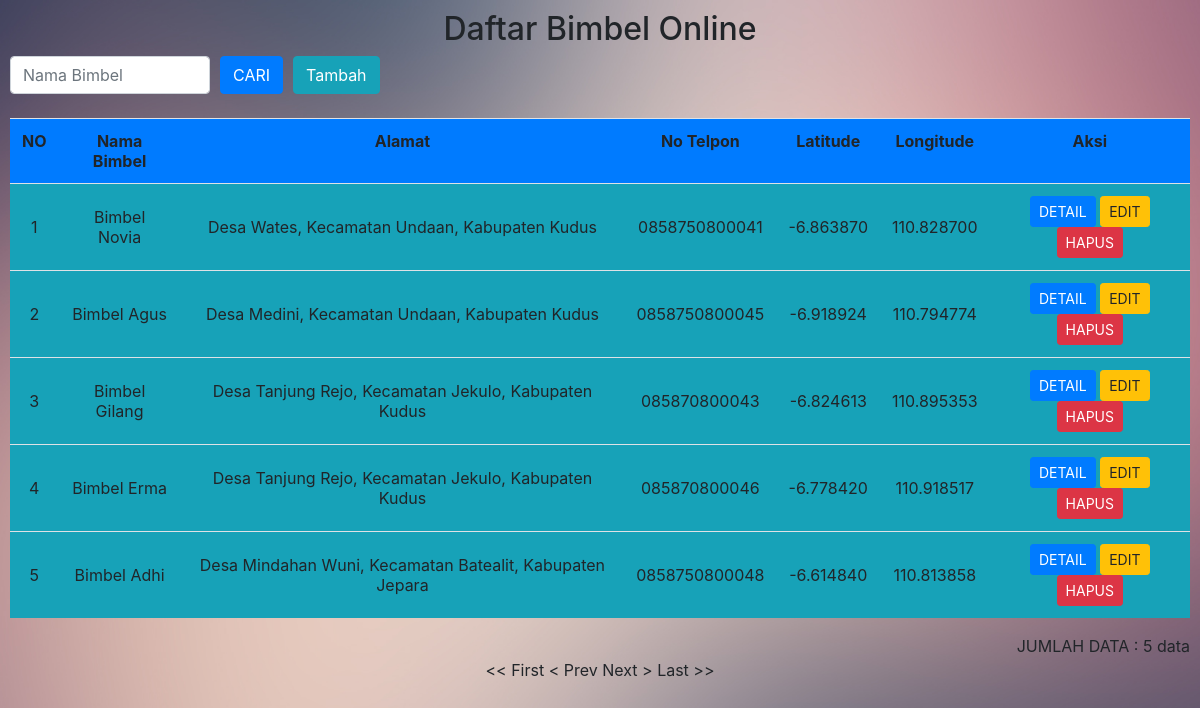
Page /panel/tampilbimbel.php (signed in) on the committed database.
### tables this page shows
CREATE TABLE `bimbel` (
  `id_bimbel` int(11) NOT NULL,
  `nama_bimbel` varchar(150) NOT NULL,
  `alamat` text NOT NULL,
  `telpon` varchar(20) NOT NULL,
  `latitude` varchar(50) NOT NULL,
  `longitude` varchar(50) NOT NULL,
  `website` varchar(50) NOT NULL
);

### panel/tampilbimbel.php (the view, shortened to what this page needs)
<link href="//maxcdn.bootstrapcdn.com/bootstrap/4.1.1/css/bootstrap.min.css" rel="stylesheet" id="bootstrap-css">
<link rel="stylesheet" href="css/style.css">
<?php
include '../koneksi.php';
?>
<html>
  <head>
  <link href="//maxcdn.bootstrapcdn.com/bootstrap/4.1.1/css/bootstrap.min.css" rel="stylesheet" id="bootstrap-css">
  </head>
<body id="LoginForm">
<CENTER>
  <h2>Daftar Bimbel Online</h2>
</CENTER>
<form method="get" action="">
<div class="form-inline">
	<input type="text" name="kuncicari" class="form-control" style="width: 200px;" placeholder="Nama Bimbel" />
	<input type="submit" value="CARI" style="margin-left: 10px;" class="btn btn-primary" />
	<a href="tambahbimbel.php" style="margin-left: 10px;" class="btn btn-info">Tambah</a>
</div>
<br>
<table class="table table-hover table-striped">
	<tr class="bg-primary">
		<th class="text-center">NO</th>
		<th class="text-center">Nama Bimbel</th>
		<th class="text-center">Alamat</th>
		<th class="text-center">No Telpon</th>
		<th class="text-center">Latitude</th>
		<th class="text-center">Longitude</th>
		<th class="text-center">Aksi</th>
	</tr>
	<?php
			$batas = 10;
			@$hal = @$_GET[hal];
			if (empty(@$hal)) {
				$posisi = 0;
				$hal = 1;
			}else{
				$posisi = ($hal-1) * $batas;
			}
		?>
		<?php
		if(@$_GET[kuncicari]){
			$tampil = mysqli_query($koneksi, "SELECT * FROM bimbel WHERE nama_bimbel like '%$_GET[kuncicari]%'");
			$sql = mysqli_query($koneksi,"SELECT * FROM bimbel WHERE nama_bimbel like '%$_GET[kuncicari]%'  order by id_bimbel desc");
					$jmldat = mysqli_num_rows($sql);
					$no = $posisi + 1;
			}else{
			$tampil = mysqli_query($koneksi, "SELECT * FROM bimbel LIMIT $posisi,$batas");
			$sql = mysqli_query($koneksi,"SELECT * FROM bimbel WHERE nama_bimbel like '%$_GET[kuncicari]%' order by id_bimbel desc");
					$jmldat = mysqli_num_rows($sql);
					$no = $posisi + 1;
			}
		while ($d = mysqli_fetch_array($tampil)) {
		?>
		<tr class="bg-info">
			<td class="text-center" style="vertical-align: middle;"><?= $no ?></td>
			<td class="text-center" style="vertical-align: middle;"><?= $d['nama_bimbel'] ?></td>
			<td class="text-center" style="vertical-align: middle;"><?= $d['alamat'] ?></td>
			<td class="text-center" style="vertical-align: middle;"><?= $d['telpon'] ?></td>
			<td class="text-center" style="vertical-align: middle;"><?= $d['latitude'] ?></td>
			<td class="text-center" style="vertical-align: middle;"><?= $d['longitude'] ?></td>
			<td class="text-center" style="vertical-align: middle;">
			<a class="btn btn-primary btn-sm" target="_blank" href="../detailbimbel.php?id=<?php echo $d['id_bimbel']?>">DETAIL</a>
			<a class="btn btn-warning btn-sm" href="editbimbel.php?id_bimbel=<?php echo $d['id_bimbel']?>">EDIT</a>  <a class="btn btn-danger btn-sm" href="proseshapusbimbel.php?id_bimbel=<?php echo $d['id_bimbel']?>">HAPUS</a></td>
		</tr>
		<?php
			$no++;
		}
		?>
</table>
		<tr>
			<td colspan="12" align="right"><div align="right" class="style5">JUMLAH DATA : <?php echo $jmldat ?> data</div></td>
		</tr>
		<center>
		<?php
			$jmlhal = ceil($jmldat/$batas);
			$url = "tampilbimbel.php";
		if ($hal>1) {
			$previous=$hal-1;
			echo "<a class='btn btn-warning' href=$url?hal=1><< First&nbsp;</a>  <a class='btn btn-info' href=$url?hal=$previous>&nbsp; < Prev &nbsp;</a>  ";
		}else {
			echo "<< First  < Prev ";
		}
		if ($hal <$jmlhal) {
			$next = $hal+1;
			echo "<a class='btn btn-info'  href=$url?hal=$next> Next > &nbsp;</a>  <a class='btn btn-warning' href=$url?hal=$jmlhal> Last >> </a>";
		}else {
			echo "  Next >  Last >>";
			}
		?>
</body>
</html>

### panel/css/style.css (style rules this page uses)
body#LoginForm { background-image:url("../img/bg-02.jpg"); background-repeat:no-repeat; background-position:center; background-size:cover; padding:10px; }

### rows in the picture
bimbel: nama_bimbel "Bimbel Novia", alamat "Desa Wates, Kecamatan Undaan, Kabupaten Kudus", telpon "0858750800041", latitude "-6.863870", longitude "110.828700"
bimbel: nama_bimbel "Bimbel Agus", alamat "Desa Medini, Kecamatan Undaan, Kabupaten Kudus", telpon "0858750800045", latitude "-6.918924", longitude "110.794774"
bimbel: nama_bimbel "Bimbel Gilang", alamat "Desa Tanjung Rejo, Kecamatan Jekulo, Kabupaten Kudus", telpon "085870800043", latitude "-6.824613", longitude "110.895353"
bimbel: nama_bimbel "Bimbel Erma", alamat "Desa Tanjung Rejo, Kecamatan Jekulo, Kabupaten Kudus", telpon "085870800046", latitude "-6.778420", longitude "110.918517"
bimbel: nama_bimbel "Bimbel Adhi", alamat "Desa Mindahan Wuni, Kecamatan Batealit, Kabupaten Jepara", telpon "0858750800048", latitude "-6.614840", longitude "110.813858"

### other values in the picture
$jmldat "5"
